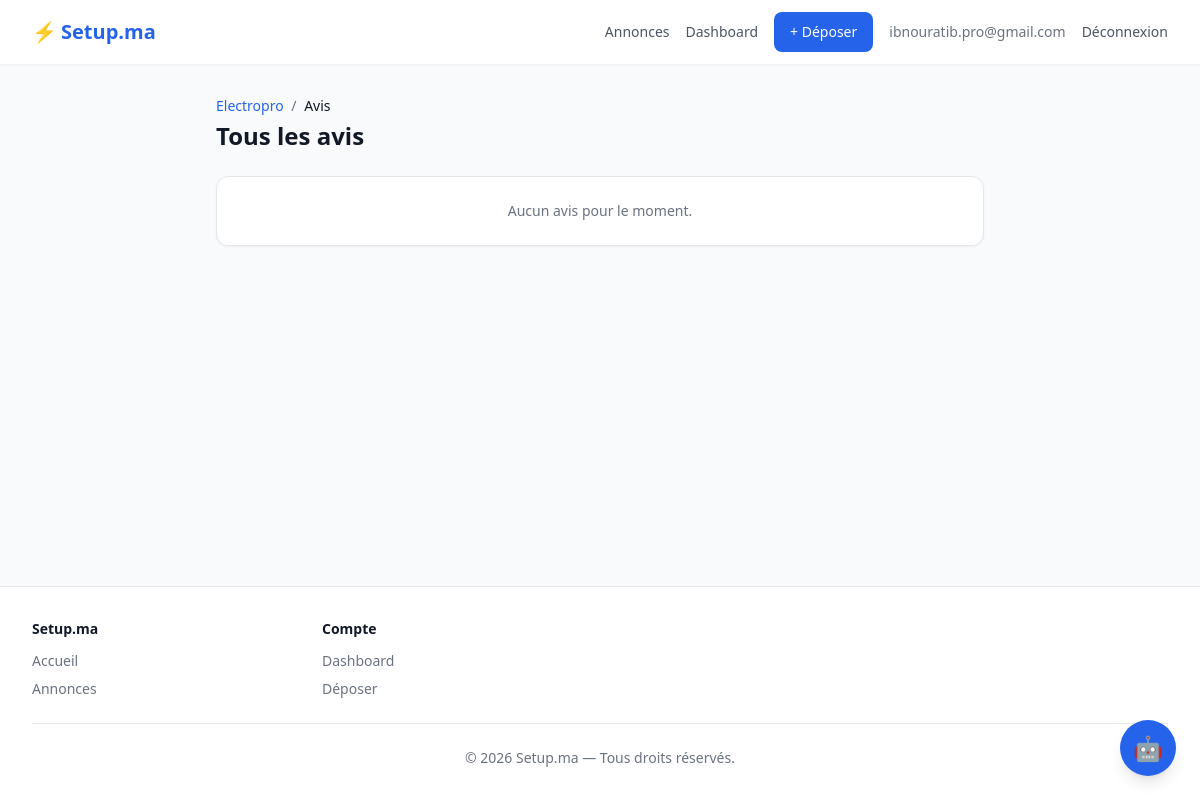
/vendeur/2/avis/ (signed in), run on the app's committed database.
### accounts/models.py (models this page shows, shortened)
class User(AbstractBaseUser, PermissionsMixin, TimeStampedModel):
    USER_TYPE_CHOICES = [
        ('particulier', 'Particulier'),
        ('boutique', 'Boutique'),
    ]
    email = models.EmailField(unique=True, verbose_name="Adresse email")
    phone_whatsapp = models.CharField(max_length=20, blank=True, verbose_name="WhatsApp")
    first_name = models.CharField(max_length=150, blank=True, verbose_name="Prénom")
    last_name = models.CharField(max_length=150, blank=True, verbose_name="Nom")
    user_type = models.CharField(max_length=20, choices=USER_TYPE_CHOICES, verbose_name="Type")
    is_active = models.BooleanField(default=True)
    is_staff = models.BooleanField(default=False)
    date_joined = models.DateTimeField(auto_now_add=True)
    objects = CustomUserManager()
    USERNAME_FIELD = 'email'
    REQUIRED_FIELDS = []
    class Meta:
        verbose_name = "Utilisateur"
        verbose_name_plural = "Utilisateurs"
    def get_full_name(self):
        full_name = f"{self.first_name} {self.last_name}".strip()
        return full_name or self.email
    def get_short_name(self):
        return self.first_name or self.email

class Boutique(TimeStampedModel):
    STATUT_CHOICES = [
        ('EN_ATTENTE', 'En attente'),
        ('VERIFIE', 'Vérifié'),
        ('REJETE', 'Rejeté'),
    ]
    user = models.OneToOneField(
        settings.AUTH_USER_MODEL,
        on_delete=models.CASCADE,
        related_name='boutique',
    )
    nom_boutique = models.CharField(max_length=255, verbose_name="Nom de la boutique")
    slug = models.SlugField(unique=True, max_length=255)
    description = models.TextField(blank=True, verbose_name="Description")
    adresse = models.TextField(blank=True, verbose_name="Adresse")
    statut_verification = models.CharField(
        max_length=20,
        choices=STATUT_CHOICES,
        default='EN_ATTENTE',
        verbose_name="Statut de vérification",
    )
    logo = models.ImageField(upload_to='boutiques/logos/', blank=True, null=True)
    ville = models.ForeignKey(
        City,
        on_delete=models.PROTECT,
        related_name='boutiques',
        verbose_name="Ville",
    )
    class Meta:
        verbose_name = "Boutique"
        verbose_name_plural = "Boutiques"

### reviews/views.py (the view)
class SellerReviewsView(ListView):
    template_name = 'reviews/seller_reviews.html'
    context_object_name = 'reviews'
    paginate_by = 20
    def get_queryset(self):
        self.seller = get_object_or_404(User, pk=self.kwargs['pk'])
        return (
            Review.objects.filter(seller=self.seller)
            .select_related('reviewer')
            .prefetch_related('tags', 'reply')
            .order_by('-created_at')
        )
    def get_context_data(self, **kwargs):
        context = super().get_context_data(**kwargs)
        context['seller'] = self.seller
        context.update(_get_seller_context(self.seller))
        return context

### reviews/views.py (called while the page is built)
def _get_seller_context(seller):
    reviews = Review.objects.filter(seller=seller)
    stats = reviews.aggregate(
        average_rating=Avg('rating'),
        reviews_count=Count('id'),
    )
    average_rating = round(stats['average_rating'], 1) if stats['average_rating'] else None
    reviews_count = stats['reviews_count']
    top_tags = (
        ReviewTag.objects.filter(reviews__seller=seller)
        .annotate(tag_count=Count('id'))
        .order_by('-tag_count')[:3]
    )
    return {
        'average_rating': average_rating,
        'reviews_count': reviews_count,
        'top_tags': top_tags,
    }

### reviews/templates/reviews/seller_reviews.html (shortened to what this page needs)
{% extends "base.html" %}
{% load setup_filters %}
{% block content %}
<div class="max-w-3xl mx-auto">
    <div class="flex items-center justify-between mb-6">
        <div>
            <nav class="text-sm text-gray-500 mb-1">
                <a href="{% url 'seller-profile' pk=seller.pk %}" class="text-blue-600 hover:text-blue-700 hover:underline">
                    {% if seller.user_type == 'boutique' %}
                        {{ seller.boutique.nom_boutique|default:seller.get_full_name }}
                    {% else %}
                        {{ seller.get_full_name|default:seller.email }}
                    {% endif %}
                </a>
                <span class="mx-1">/</span>
                <span class="text-gray-900">Avis</span>
            </nav>
            <h1 class="text-2xl font-bold text-gray-900">Tous les avis</h1>
        </div>
    </div>
    {% if reviews %}
    <div class="space-y-4">
        {% for review in reviews %}
        <div class="bg-white rounded-xl shadow-sm border border-gray-200 p-5">
            <div class="flex items-start justify-between">
                <div>
                    <div class="flex items-center gap-2">
                        <div class="flex text-amber-400">
                            {% for i in "12345" %}
                                {% if forloop.counter <= review.rating %}
                                <svg class="w-4 h-4" fill="currentColor" viewBox="0 0 20 20"><path d="M9.049 2.927c.3-.921 1.603-.921 1.902 0l1.07 3.292a1 1 0 00.95.69h3.462c.969 0 1.371 1.24.588 1.81l-2.8 2.034a1 1 0 00-.364 1.118l1.07 3.292c.3.921-.755 1.688-1.54 1.118l-2.8-2.034a1 1 0 00-1.175 0l-2.8 2.034c-.784.57-1.838-.197-1.539-1.118l1.07-3.292a1 1 0 00-.364-1.118L2.98 8.72c-.783-.57-.38-1.81.588-1.81h3.461a1 1 0 00.951-.69l1.07-3.292z"/></svg>
                                {% else %}
                                <svg class="w-4 h-4 text-gray-300" fill="currentColor" viewBox="0 0 20 20"><path d="M9.049 2.927c.3-.921 1.603-.921 1.902 0l1.07 3.292a1 1 0 00.95.69h3.462c.969 0 1.371 1.24.588 1.81l-2.8 2.034a1 1 0 00-.364 1.118l1.07 3.292c.3.921-.755 1.688-1.54 1.118l-2.8-2.034a1 1 0 00-1.175 0l-2.8 2.034c-.784.57-1.838-.197-1.539-1.118l1.07-3.292a1 1 0 00-.364-1.118L2.98 8.72c-.783-.57-.38-1.81.588-1.81h3.461a1 1 0 00.951-.69l1.07-3.292z"/></svg>
                                {% endif %}
                            {% endfor %}
                        </div>
                        <span class="text-sm font-medium text-gray-900">{{ review.reviewer.get_full_name|default:review.reviewer.email }}</span>
                        <span class="text-xs text-gray-500">· {{ review.created_at|time_since_fr }}</span>
                    </div>
                </div>
            </div>
            {% if review.comment %}
            <p class="mt-2 text-sm text-gray-700">{{ review.comment }}</p>
            {% endif %}
            {% if review.tags.all %}
            <div class="mt-2 flex flex-wrap gap-1">
                {% for tag in review.tags.all %}
                <span class="inline-flex items-center px-2 py-0.5 rounded-full text-xs font-medium bg-blue-50 text-blue-700">🏷️ {{ tag.label }}</span>
                {% endfor %}
            </div>
            {% endif %}
            {% if review.reply %}
            <div class="mt-3 ml-4 pl-4 border-l-2 border-gray-200">
                <p class="text-xs text-gray-500 mb-1">Réponse du vendeur</p>
                <p class="text-sm text-gray-700">{{ review.reply.text }}</p>
            </div>
            {% endif %}
        </div>
        {% endfor %}
    </div>
    {% if is_paginated %}
    <nav class="mt-8 flex justify-center">
        <ul class="inline-flex items-center gap-1">
            {% if page_obj.has_previous %}
            <li>
                <a href="?page={{ page_obj.previous_page_number }}"
                   class="px-3 py-2 text-sm text-gray-700 bg-white border border-gray-300 rounded-lg hover:bg-gray-50">← Précédent</a>
            </li>
            {% endif %}
            <li>
                <span class="px-3 py-2 text-sm text-gray-500">
                    Page {{ page_obj.number }} sur {{ page_obj.paginator.num_pages }}
                </span>
            </li>
            {% if page_obj.has_next %}
            <li>
                <a href="?page={{ page_obj.next_page_number }}"
                   class="px-3 py-2 text-sm text-gray-700 bg-white border border-gray-300 rounded-lg hover:bg-gray-50">Suivant →</a>
            </li>
            {% endif %}
        </ul>
    </nav>
    {% endif %}
    {% else %}
    <div class="bg-white rounded-xl shadow-sm border border-gray-200 p-6 text-center">
        <p class="text-sm text-gray-500">Aucun avis pour le moment.</p>
    </div>
    {% endif %}
</div>
{% endblock %}

### templates/base.html (shortened to what this page needs)
<!DOCTYPE html>
<html lang="fr" class="h-full">
<head>
    <script src="https://cdn.tailwindcss.com"></script>
</head>
<body class="h-full flex flex-col bg-gray-50 text-gray-900">
    <header class="bg-white shadow-sm sticky top-0 z-40">
        <nav class="max-w-7xl mx-auto px-4 sm:px-6 lg:px-8 h-16 flex items-center justify-between">
            <a href="{% url 'home' %}" class="text-xl font-bold text-blue-600 flex items-center gap-1">
                <span>⚡</span> Setup.ma
            </a>
            <div class="hidden lg:flex items-center gap-4">
                <a href="{% url 'product-list' %}" class="text-sm text-gray-600 hover:text-blue-700 hover:underline">Annonces</a>
                {% if user.is_authenticated %}
                    <a href="{% url 'dashboard-home' %}" class="text-sm text-gray-600 hover:text-blue-700 hover:underline">Dashboard</a>
                    <a href="{% url 'product-create' %}" class="inline-flex items-center px-4 py-2.5 bg-blue-600 hover:bg-blue-700 text-white text-sm font-medium rounded-lg transition-colors">+ Déposer</a>
                    <span class="text-sm text-gray-500">{{ user.get_short_name }}</span>
                    <a href="{% url 'logout' %}" class="text-sm text-gray-600 hover:text-blue-700 hover:underline">Déconnexion</a>
                {% else %}
                    <a href="{% url 'login' %}" class="text-sm text-gray-600 hover:text-blue-700 hover:underline">Connexion</a>
                    <a href="{% url 'register-choice' %}" class="inline-flex items-center px-4 py-2.5 bg-blue-600 hover:bg-blue-700 text-white text-sm font-medium rounded-lg transition-colors">S'inscrire</a>
                {% endif %}
            </div>
        </nav>
    </header>
    <main class="flex-1 max-w-7xl mx-auto px-4 sm:px-6 lg:px-8 py-8 w-full">
        {% block content %}{% endblock %}
    </main>
    <footer class="bg-white border-t mt-auto">
        <div class="max-w-7xl mx-auto px-4 sm:px-6 lg:px-8 py-8">
            <div class="grid grid-cols-2 md:grid-cols-4 gap-6 mb-6">
                <div>
                    <h3 class="text-sm font-semibold text-gray-900 mb-3">Setup.ma</h3>
                    <ul class="space-y-2 text-sm text-gray-500">
                        <li><a href="{% url 'home' %}" class="hover:text-blue-600">Accueil</a></li>
                        <li><a href="{% url 'product-list' %}" class="hover:text-blue-600">Annonces</a></li>
                    </ul>
                </div>
                <div>
                    <h3 class="text-sm font-semibold text-gray-900 mb-3">Compte</h3>
                    <ul class="space-y-2 text-sm text-gray-500">
                        {% if user.is_authenticated %}
                        <li><a href="{% url 'dashboard-home' %}" class="hover:text-blue-600">Dashboard</a></li>
                        <li><a href="{% url 'product-create' %}" class="hover:text-blue-600">Déposer</a></li>
                        {% else %}
                        <li><a href="{% url 'login' %}" class="hover:text-blue-600">Connexion</a></li>
                        <li><a href="{% url 'register-choice' %}" class="hover:text-blue-600">Inscription</a></li>
                        {% endif %}
                    </ul>
                </div>
            </div>
            <div class="border-t border-gray-200 pt-6 text-center text-sm text-gray-500">
                &copy; 2026 Setup.ma — Tous droits réservés.
            </div>
        </div>
    </footer>
    <div id="ai-chat-widget" class="fixed bottom-6 right-6 z-50">
        <button id="ai-chat-toggle" onclick="aiChatWidget.toggle()" class="w-14 h-14 bg-blue-600 hover:bg-blue-700 text-white rounded-full shadow-lg flex items-center justify-center transition-all hover:scale-105 active:scale-95">
            <span id="ai-chat-icon-open" class="text-2xl">🤖</span>
        </button>
    </div>
</body>
</html>

### data on the page
User: get_short_name "ibnouratib.pro@gmail.com"
User: boutique.nom_boutique "Electropro"
